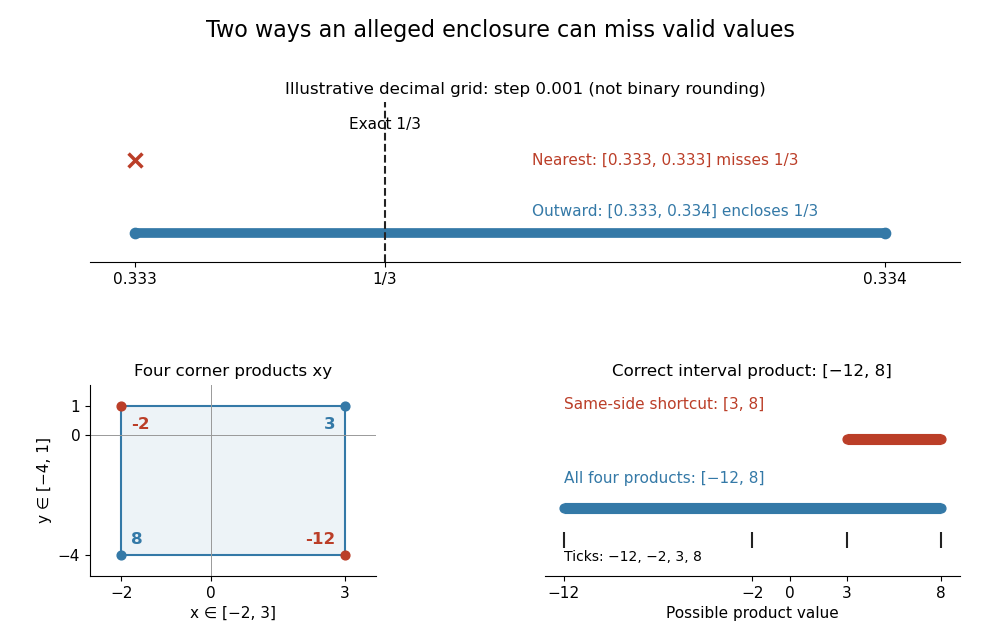

This chart was generated by the following Python code:
"""Decimal toy outward rounding and sign-changing interval multiplication.

Save interval-rounding-enclosures.png to the current working directory.
Fraction supplies every enclosure and endpoint; floats only position the drawing.
The decimal grid is illustrative and does not simulate binary floating point.
Tested with Python 3.14.4, Matplotlib 3.10.7 and NumPy 2.3.5.
"""

from fractions import Fraction as Q
from pathlib import Path

import matplotlib

matplotlib.use("Agg")
import matplotlib.pyplot as plt
from matplotlib.patches import Rectangle


def grid_down(value, step):
    return (value // step) * step


def grid_up(value, step):
    return -((-value) // step) * step


def verify():
    value, step = Q(1, 3), Q(1, 1000)
    down, up = grid_down(value, step), grid_up(value, step)
    assert (down, up) == (Q(333, 1000), Q(334, 1000))
    nearest = down if value - down < up - value else up
    assert nearest == down and nearest != value
    # Check both rounding directions on signed values and exact grid points.
    for value in (Q(-1, 3), Q(0), Q(1, 3), Q(334, 1000)):
        low, high = grid_down(value, step), grid_up(value, step)
        assert low <= value <= high and high - low <= step
    products = [x * y for x in (Q(-2), Q(3)) for y in (Q(-4), Q(1))]
    assert products == [Q(8), Q(-2), Q(-12), Q(3)]
    assert (min(products), max(products)) == (Q(-12), Q(8))


def main():
    verify()
    plt.rcParams.update({"font.size": 11, "axes.titlesize": 12})
    fig = plt.figure(figsize=(10, 6.4), dpi=100, facecolor="white")
    grid = fig.add_gridspec(2, 2, height_ratios=(1, 1.2), width_ratios=(1, 1.45), hspace=0.7, wspace=0.48)
    rounding = fig.add_subplot(grid[0, :])
    corners = fig.add_subplot(grid[1, 0])
    bars = fig.add_subplot(grid[1, 1])
    fig.suptitle("Two ways an alleged enclosure can miss valid values", fontsize=16, y=0.97)

    value, step = Q(1, 3), Q(1, 1000)
    down, up = grid_down(value, step), grid_up(value, step)
    # Coordinates in thousandths above 0.333 avoid unreadable tiny tick offsets.
    def pos(number):
        return float((number - down) / step)

    rounding.plot([pos(down), pos(up)], [0, 0], color="#3479a7", lw=7, solid_capstyle="butt")
    rounding.scatter([pos(down), pos(up)], [0, 0], color="#3479a7", s=55, zorder=3)
    rounding.scatter([pos(down)], [1], marker="x", s=100, color="#bb3e28", lw=2.5, zorder=3)
    rounding.axvline(pos(value), color="#222222", ls="--", lw=1.5)
    rounding.text(pos(value), 1.43, "Exact 1/3", ha="center")
    rounding.text(0.53, 1, "Nearest: [0.333, 0.333] misses 1/3", va="center", color="#bb3e28")
    rounding.text(0.53, 0.24, "Outward: [0.333, 0.334] encloses 1/3", color="#3479a7")
    rounding.set(title="Illustrative decimal grid: step 0.001 (not binary rounding)",
                 xlim=(-0.06, 1.1), ylim=(-0.4, 1.8), yticks=(),
                 xticks=(0, pos(value), 1), xticklabels=("0.333", "1/3", "0.334"))

    x, y = (Q(-2), Q(3)), (Q(-4), Q(1))
    corners.add_patch(Rectangle((float(x[0]), float(y[0])), float(x[1] - x[0]), float(y[1] - y[0]),
                                facecolor="#edf3f7", edgecolor="#3479a7", lw=1.5))
    corners.axhline(0, color="#999999", lw=0.7)
    corners.axvline(0, color="#999999", lw=0.7)
    products = []
    for a in x:
        for b in y:
            p = a * b
            products.append(p)
            color = "#bb3e28" if p < 0 else "#3479a7"
            corners.scatter([float(a)], [float(b)], color=color, s=40, zorder=3)
            corners.annotate(str(p), (float(a), float(b)),
                             xytext=(7 if a == x[0] else -7, 8 if b == y[0] else -17),
                             textcoords="offset points", ha="left" if a == x[0] else "right",
                             color=color, fontsize=12, weight="bold")
    corners.set(title="Four corner products xy", xlim=(-2.7, 3.7), ylim=(-4.7, 1.7),
                xticks=(-2, 0, 3), yticks=(-4, 0, 1), xlabel="x ∈ [−2, 3]", ylabel="y ∈ [−4, 1]")

    wrong = sorted((x[0] * y[0], x[1] * y[1]))
    correct = min(products), max(products)
    for row, bounds, color in ((1, wrong, "#bb3e28"), (0, correct, "#3479a7")):
        bars.plot([float(p) for p in bounds], [row, row], lw=8, color=color, solid_capstyle="butt")
        bars.scatter([float(p) for p in bounds], [row, row], s=40, color=color, zorder=3)
    bars.text(-12, 1.44, "Same-side shortcut: [3, 8]", color="#bb3e28")
    bars.text(-12, 0.36, "All four products: [−12, 8]", color="#3479a7")
    bars.scatter([float(p) for p in products], [-0.48] * 4, marker="|", s=140, color="#222222")
    bars.text(-12, -0.78, "Ticks: −12, −2, 3, 8", fontsize=10)
    bars.set(title="Correct interval product: [−12, 8]", xlim=(-13, 9), ylim=(-1, 1.8),
             yticks=(), xticks=(-12, -2, 0, 3, 8), xlabel="Possible product value")
    for ax in (rounding, corners, bars):
        ax.spines[["top", "right"]].set_visible(False)
    for ax in (rounding, bars):
        ax.spines["left"].set_visible(False)
    fig.subplots_adjust(left=0.09, right=0.96, bottom=0.1, top=0.84)
    fig.savefig(Path.cwd() / "interval-rounding-enclosures.png", facecolor="white", transparent=False)
    plt.close(fig)


if __name__ == "__main__":
    main()
